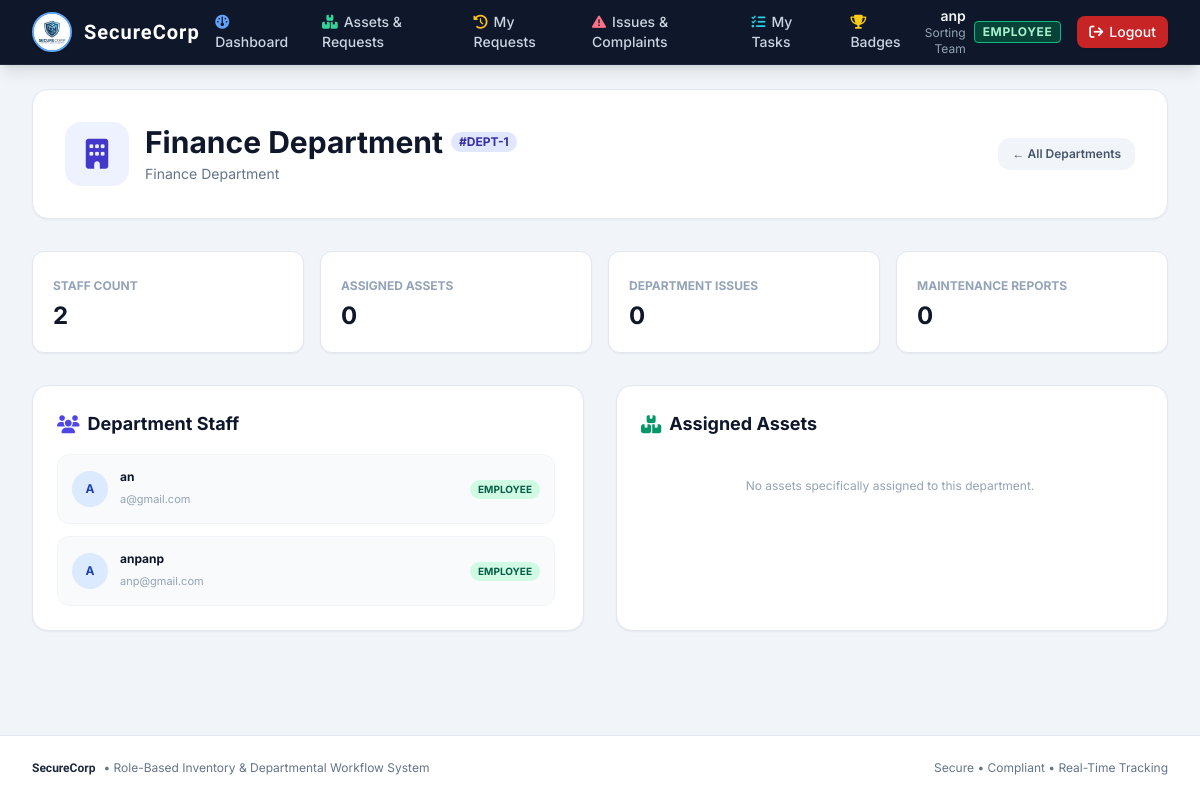
/departments/1/ (signed in), run on the app's committed database.
### inventory/models.py (models this page shows, shortened)
class User(AbstractUser):
    ROLE_CHOICES = (
        ('ADMIN', 'Admin'),
        ('EMPLOYEE', 'Employee'),
    )
    role = models.CharField(max_length=10, choices=ROLE_CHOICES, default='EMPLOYEE')
    skills = models.ManyToManyField(Skill, blank=True, related_name='employees')
    department = models.ForeignKey(Department, on_delete=models.SET_NULL, null=True, blank=True, related_name='employees')
    @property
    def is_admin_role(self):
        return self.role == 'ADMIN' or self.is_superuser or self.is_staff
    @property
    def full_name_or_username(self):
        full = self.get_full_name()
        return full if full else self.username

class Department(models.Model):
    name = models.CharField(max_length=100, unique=True)
    description = models.TextField(blank=True)

### inventory/views.py (the view)
# urls.py: path('departments/<int:dept_id>/', views.department_detail, name='department_detail'),
@login_required
def department_detail(request, dept_id):
    dept = get_object_or_404(Department, id=dept_id)
    employees = dept.employees.all()
    assets = dept.assets.all()
    issues_received = dept.received_dept_issues.all().order_by('-created_at')
    maintenance_issues = dept.maintenance_issues.all().order_by('-reported_at')
    return render(request, 'inventory/department_detail.html', {
        'dept': dept,
        'employees': employees,
        'assets': assets,
        'issues_received': issues_received,
        'maintenance_issues': maintenance_issues
    })

### templates/inventory/department_detail.html (shortened to what this page needs)
{% extends 'base.html' %}
{% block content %}
<div class="space-y-8">
    <div class="bg-white p-6 sm:p-8 rounded-2xl shadow-sm border border-slate-200 flex flex-col md:flex-row md:items-center md:justify-between gap-4">
        <div class="flex items-center space-x-4">
            <div class="w-16 h-16 rounded-2xl bg-indigo-50 text-indigo-700 flex items-center justify-center text-3xl font-bold shadow-xs">
                <i class="fa-solid fa-building"></i>
            </div>
            <div>
                <div class="flex items-center space-x-2">
                    <h1 class="text-2xl sm:text-3xl font-bold text-slate-900">{{ dept.name }} Department</h1>
                    <span class="text-xs bg-indigo-100 text-indigo-800 font-bold px-2 py-0.5 rounded-full">#DEPT-{{ dept.id }}</span>
                </div>
                <p class="text-xs sm:text-sm text-slate-500 mt-1 max-w-2xl">{{ dept.description|default:'No specific description provided.' }}</p>
            </div>
        </div>
        <div class="flex items-center space-x-2">
            <a href="{% url 'department_list' %}" class="px-3.5 py-2 text-xs font-semibold text-slate-600 bg-slate-100 hover:bg-slate-200 rounded-xl transition">
                &larr; All Departments
            </a>
        </div>
    </div>
    <div class="grid grid-cols-2 sm:grid-cols-4 gap-4">
        <div class="bg-white p-5 rounded-xl border border-slate-200 shadow-sm">
            <span class="text-xs font-bold text-slate-400 uppercase">Staff Count</span>
            <div class="text-2xl font-bold text-slate-900 mt-1">{{ employees.count }}</div>
        </div>
        <div class="bg-white p-5 rounded-xl border border-slate-200 shadow-sm">
            <span class="text-xs font-bold text-slate-400 uppercase">Assigned Assets</span>
            <div class="text-2xl font-bold text-slate-900 mt-1">{{ assets.count }}</div>
        </div>
        <div class="bg-white p-5 rounded-xl border border-slate-200 shadow-sm">
            <span class="text-xs font-bold text-slate-400 uppercase">Department Issues</span>
            <div class="text-2xl font-bold text-slate-900 mt-1">{{ issues_received.count }}</div>
        </div>
        <div class="bg-white p-5 rounded-xl border border-slate-200 shadow-sm">
            <span class="text-xs font-bold text-slate-400 uppercase">Maintenance Reports</span>
            <div class="text-2xl font-bold text-slate-900 mt-1">{{ maintenance_issues.count }}</div>
        </div>
    </div>
    <div class="grid grid-cols-1 lg:grid-cols-2 gap-8">
        <div class="bg-white rounded-2xl shadow-sm border border-slate-200 p-6">
            <h2 class="text-lg font-bold text-slate-900 mb-4 flex items-center">
                <i class="fa-solid fa-users mr-2 text-indigo-600"></i>Department Staff
            </h2>
            <div class="space-y-3 max-h-96 overflow-y-auto custom-scrollbar pr-1">
                {% for emp in employees %}
                <div class="p-3.5 rounded-xl border border-slate-100 bg-slate-50 flex items-center justify-between">
                    <div class="flex items-center space-x-3">
                        <div class="w-9 h-9 rounded-full bg-blue-100 text-blue-800 font-bold flex items-center justify-center text-xs">
                            {{ emp.username|first|upper }}
                        </div>
                        <div>
                            <h3 class="text-xs font-bold text-slate-900">{{ emp.full_name_or_username }}</h3>
                            <span class="text-[11px] text-slate-400">{{ emp.email|default:'No email' }}</span>
                        </div>
                    </div>
                    <span class="text-[10px] font-bold px-2 py-0.5 rounded-full {% if emp.role == 'ADMIN' %}bg-purple-100 text-purple-800{% else %}bg-emerald-100 text-emerald-800{% endif %}">
                        {{ emp.role }}
                    </span>
                </div>
                {% empty %}
                <p class="text-xs text-slate-400 text-center py-6">No staff members currently assigned to this department.</p>
                {% endfor %}
            </div>
        </div>
        <div class="bg-white rounded-2xl shadow-sm border border-slate-200 p-6">
            <h2 class="text-lg font-bold text-slate-900 mb-4 flex items-center">
                <i class="fa-solid fa-boxes-stacked mr-2 text-emerald-600"></i>Assigned Assets
            </h2>
            <div class="space-y-3 max-h-96 overflow-y-auto custom-scrollbar pr-1">
                {% for asset in assets %}
                <div class="p-3.5 rounded-xl border border-slate-100 bg-slate-50 flex items-center justify-between">
                    <div>
                        <h3 class="text-xs font-bold text-slate-900">{{ asset.name }}</h3>
                        <span class="text-[11px] text-slate-400">{{ asset.category.name|default:'General' }}</span>
                    </div>
                    <div class="text-right">
                        <span class="text-xs font-bold {% if asset.available_quantity == 0 %}text-rose-600{% elif asset.is_low_stock %}text-amber-600{% else %}text-emerald-600{% endif %}">
                            {{ asset.available_quantity }} / {{ asset.total_quantity }} Available
                        </span>
                        {% if user.is_admin_role %}
                        <a href="{% url 'edit_asset' asset.id %}" class="text-[11px] text-blue-600 hover:underline block">Edit Asset</a>
                        {% endif %}
                    </div>
                </div>
                {% empty %}
                <p class="text-xs text-slate-400 text-center py-6">No assets specifically assigned to this department.</p>
                {% endfor %}
            </div>
        </div>
    </div>
</div>
{% endblock %}

### templates/base.html (shortened to what this page needs)
{% load static %}
<!DOCTYPE html>
<html lang="en">
<head>
    <script src="https://cdn.tailwindcss.com"></script>
    <link rel="stylesheet" href="https://cdnjs.cloudflare.com/ajax/libs/font-awesome/6.4.0/css/all.min.css">
</head>
<body class="bg-slate-100 text-slate-800 flex flex-col min-h-screen">
    <nav class="bg-slate-900 text-white shadow-lg sticky top-0 z-50 border-b border-slate-800">
        <div class="max-w-7xl mx-auto px-4 sm:px-6 lg:px-8">
            <div class="flex items-center justify-between h-16">
                <div class="flex items-center space-x-6">
                    <a href="{% url 'dashboard' %}" class="flex items-center space-x-3 group">
                        <img src="{% static 'images/logo.jpg' %}" alt="Logo" class="h-10 w-10 object-contain rounded-full shadow border-2 border-blue-400 bg-white group-hover:scale-105 transition-transform" onerror="this.style.display='none'">
                        <span class="text-xl tracking-wider text-white font-brand font-bold">SecureCorp</span>
                    </a>
                    {% if user.is_authenticated %}
                    <div class="hidden lg:flex items-center space-x-1 text-sm font-medium">
                        {% if user.is_admin_role %}
                            <a href="{% url 'admin_dashboard' %}" class="px-3 py-2 rounded-md hover:bg-slate-800 transition {% if request.path == '/admin-dashboard/' %}bg-slate-800 text-blue-400{% else %}text-slate-300{% endif %}">
                                <i class="fa-solid fa-chart-pie mr-1.5 text-blue-400"></i>Dashboard
                            </a>
                            <a href="{% url 'department_list' %}" class="px-3 py-2 rounded-md hover:bg-slate-800 transition {% if '/departments/' in request.path %}bg-slate-800 text-blue-400{% else %}text-slate-300{% endif %}">
                                <i class="fa-solid fa-building mr-1.5 text-indigo-400"></i>Departments
                            </a>
                            <a href="{% url 'asset_list' %}" class="px-3 py-2 rounded-md hover:bg-slate-800 transition {% if '/assets/' in request.path or '/admin/asset/' in request.path %}bg-slate-800 text-blue-400{% else %}text-slate-300{% endif %}">
                                <i class="fa-solid fa-boxes-stacked mr-1.5 text-emerald-400"></i>Assets
                            </a>
                            <a href="{% url 'request_list' %}" class="px-3 py-2 rounded-md hover:bg-slate-800 transition {% if '/requests/' in request.path %}bg-slate-800 text-blue-400{% else %}text-slate-300{% endif %}">
                                <i class="fa-solid fa-hand-holding-hand mr-1.5 text-amber-400"></i>Requests
                            </a>
                            <a href="{% url 'issue_list' %}" class="px-3 py-2 rounded-md hover:bg-slate-800 transition {% if '/issues/' in request.path %}bg-slate-800 text-blue-400{% else %}text-slate-300{% endif %}">
                                <i class="fa-solid fa-triangle-exclamation mr-1.5 text-rose-400"></i>Issues & Complaints
                            </a>
                            <a href="{% url 'task_list' %}" class="px-3 py-2 rounded-md hover:bg-slate-800 transition {% if '/tasks/' in request.path or '/admin/task/' in request.path %}bg-slate-800 text-blue-400{% else %}text-slate-300{% endif %}">
                                <i class="fa-solid fa-list-check mr-1.5 text-cyan-400"></i>Tasks
                            </a>
                            <a href="{% url 'award_list' %}" class="px-3 py-2 rounded-md hover:bg-slate-800 transition {% if '/awards/' in request.path %}bg-slate-800 text-blue-400{% else %}text-slate-300{% endif %}">
                                <i class="fa-solid fa-trophy mr-1.5 text-yellow-400"></i>Awards
                            </a>
                            <a href="{% url 'employee_list' %}" class="px-3 py-2 rounded-md hover:bg-slate-800 transition {% if '/admin/employees/' in request.path %}bg-slate-800 text-blue-400{% else %}text-slate-300{% endif %}">
                                <i class="fa-solid fa-users mr-1.5 text-purple-400"></i>Team
                            </a>
                        {% else %}
                            <a href="{% url 'employee_dashboard' %}" class="px-3 py-2 rounded-md hover:bg-slate-800 transition {% if request.path == '/employee-dashboard/' %}bg-slate-800 text-blue-400{% else %}text-slate-300{% endif %}">
                                <i class="fa-solid fa-gauge mr-1.5 text-blue-400"></i>Dashboard
                            </a>
                            <a href="{% url 'asset_list' %}" class="px-3 py-2 rounded-md hover:bg-slate-800 transition {% if '/assets/' in request.path %}bg-slate-800 text-blue-400{% else %}text-slate-300{% endif %}">
                                <i class="fa-solid fa-boxes-stacked mr-1.5 text-emerald-400"></i>Assets & Requests
                            </a>
                            <a href="{% url 'request_list' %}" class="px-3 py-2 rounded-md hover:bg-slate-800 transition {% if '/requests/' in request.path %}bg-slate-800 text-blue-400{% else %}text-slate-300{% endif %}">
                                <i class="fa-solid fa-clock-rotate-left mr-1.5 text-amber-400"></i>My Requests
                            </a>
                            <a href="{% url 'issue_list' %}" class="px-3 py-2 rounded-md hover:bg-slate-800 transition {% if '/issues/' in request.path %}bg-slate-800 text-blue-400{% else %}text-slate-300{% endif %}">
                                <i class="fa-solid fa-triangle-exclamation mr-1.5 text-rose-400"></i>Issues & Complaints
                            </a>
                            <a href="{% url 'task_list' %}" class="px-3 py-2 rounded-md hover:bg-slate-800 transition {% if '/tasks/' in request.path %}bg-slate-800 text-blue-400{% else %}text-slate-300{% endif %}">
                                <i class="fa-solid fa-list-check mr-1.5 text-cyan-400"></i>My Tasks
                            </a>
                            <a href="{% url 'award_list' %}" class="px-3 py-2 rounded-md hover:bg-slate-800 transition {% if '/awards/' in request.path %}bg-slate-800 text-blue-400{% else %}text-slate-300{% endif %}">
                                <i class="fa-solid fa-trophy mr-1.5 text-yellow-400"></i>Badges
                            </a>
                        {% endif %}
                    </div>
                    {% endif %}
                </div>
                <div class="flex items-center space-x-4">
                    {% if user.is_authenticated %}
                        <div class="hidden sm:flex items-center space-x-2 text-right">
                            <div class="flex flex-col">
                                <span class="text-sm font-semibold text-slate-100 leading-tight">{{ user.full_name_or_username }}</span>
                                <span class="text-xs text-slate-400">
                                    {% if user.department %}{{ user.department.name }}{% else %}No Department{% endif %}
                                </span>
                            </div>
                            <span class="inline-flex items-center px-2 py-0.5 rounded text-xs font-bold uppercase tracking-wider {% if user.is_admin_role %}bg-purple-900/80 text-purple-200 border border-purple-500{% else %}bg-emerald-900/80 text-emerald-200 border border-emerald-500{% endif %}">
                                {{ user.role }}
                            </span>
                        </div>
                        <a href="{% url 'logout' %}" class="inline-flex items-center text-xs sm:text-sm bg-red-600/90 hover:bg-red-600 text-white font-medium px-3 py-1.5 rounded-lg transition shadow-sm">
                            <i class="fa-solid fa-arrow-right-from-bracket mr-1.5"></i>Logout
                        </a>
                    {% else %}
                        <a href="{% url 'login' %}" class="text-slate-300 hover:text-white text-sm font-medium px-3 py-1.5">Login</a>
                        <a href="{% url 'register' %}" class="bg-blue-600 hover:bg-blue-700 text-white text-sm font-medium px-4 py-1.5 rounded-lg shadow transition">Register</a>
                    {% endif %}
                </div>
            </div>
        </div>
    </nav>
    <main class="flex-grow max-w-7xl w-full mx-auto px-4 sm:px-6 lg:px-8 py-6">
        {% block content %}{% endblock %}
    </main>
    <footer class="bg-white border-t border-slate-200 py-6 text-center text-xs text-slate-500 mt-auto">
        <div class="max-w-7xl mx-auto px-4 sm:px-6 lg:px-8 flex flex-col sm:flex-row justify-between items-center gap-2">
            <div class="flex items-center space-x-2">
                <span class="font-bold font-brand text-slate-800">SecureCorp</span>
                <span>• Role-Based Inventory & Departmental Workflow System</span>
            </div>
            <div>
                <span>Secure • Compliant • Real-Time Tracking</span>
            </div>
        </div>
    </footer>
</body>
</html>

### templates/base.html (style rules this page uses)
body { font-family: 'Inter', sans-serif; }
.font-brand { font-family: 'Orbitron', sans-serif; }

### data on the page
User: full_name_or_username "anp", department.name "Sorting Team", role "EMPLOYEE"
Department: name "Finance", id "1", description "Finance Department", count "2", count "0"
User: username|first "A", full_name_or_username "an", email "a@gmail.com", role "EMPLOYEE"
User: username|first "A", full_name_or_username "anpanp", email "anp@gmail.com", role "EMPLOYEE"

### other printed values
{{ issues_received.count }} "0"
{{ maintenance_issues.count }} "0"
